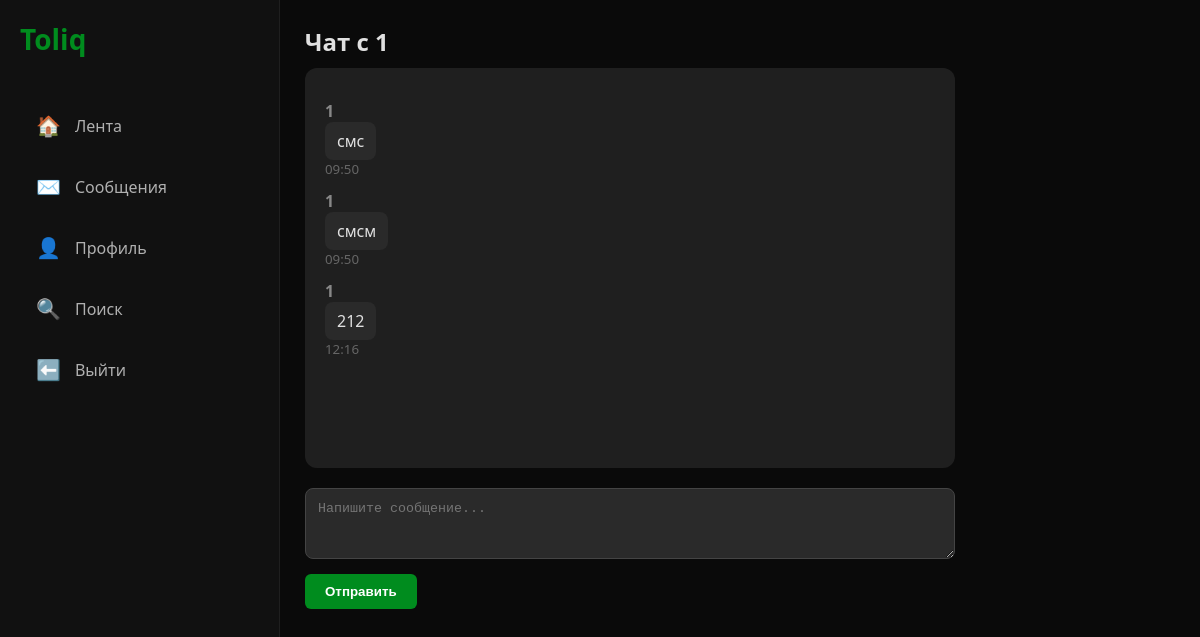
Screenshot of /chat/3/ (signed in) with the database file from the repository.
### core/models.py (models this page shows, shortened)
class User(AbstractUser):
    created_at = models.DateTimeField(auto_now_add=True)
    avatar = models.ImageField(upload_to='avatars/', blank=True, null=True)
    class Meta:
        db_table = 'Users'

class Message(models.Model):
    message_id = models.AutoField(primary_key=True)
    sender = models.ForeignKey(User, on_delete=models.CASCADE, related_name='sent_messages')
    receiver = models.ForeignKey(User, on_delete=models.CASCADE, related_name='received_messages')
    text = models.TextField(max_length=3000)
    created_at = models.DateTimeField(auto_now_add=True)
    class Meta:
        db_table = 'Messages'
        ordering = ['created_at']

### core/views.py (the view)
# urls.py: path('chat/<int:user_id>/', views.chat, name='chat'),
@login_required
def chat(request, user_id):
    other_user = get_object_or_404(User, id=user_id)
    messages_qs = Message.objects.filter(
        Q(sender=request.user, receiver=other_user) |
        Q(sender=other_user, receiver=request.user)
    ).order_by('created_at')
    if request.method == 'POST':
        form = MessageForm(request.POST)
        if form.is_valid():
            msg = form.save(commit=False)
            msg.sender = request.user
            msg.receiver = other_user
            msg.save()
            return redirect('chat', user_id=user_id)
    else:
        form = MessageForm()
    return render(request, 'chat.html', {
        'other_user': other_user,
        'messages': messages_qs,
        'form': form
    })

### core/forms.py
class MessageForm(forms.ModelForm):
    class Meta:
        model = Message
        fields = ['text']
        widgets = {
            'text': forms.Textarea(attrs={
                'rows': 3,
                'placeholder': 'Напишите сообщение...',
                'style': 'width: 100%; background: #2a2a2a; color: #e0e0e0; border: 1px solid #444; border-radius: 8px; padding: 12px;'
            }),
        }

### templates/chat.html (shortened to what this page needs)
{% extends 'base.html' %}
{% block content %}
    <h2 style="margin-bottom:10px">Чат с {{ other_user.username }}</h2>
    <div style="background: #1f1f1f; padding: 20px; border-radius: 12px; min-height: 400px; margin-bottom: 20px; overflow-y: auto;" id="chat-box">
        {% for msg in messages %}
            <div style="margin: 12px 0; {% if msg.sender == request.user %}text-align: right;{% endif %}">
                <strong style="color: {% if msg.sender == request.user %}#4CAF50{% else %}#888{% endif %};">
                    {{ msg.sender.username }}
                </strong><br>
                <span style="background: #2a2a2a; padding: 8px 12px; border-radius: 8px; display: inline-block; max-width: 70%;">
                    {{ msg.text }}
                </span>
                <small style="color: #666; display: block;">{{ msg.created_at|date:"H:i" }}</small>
            </div>
        {% endfor %}
    </div>
    <form method="post">
        {{ form.text }}
        <button type="submit" class="btn-green" style="margin-top: 10px;">Отправить</button>
    </form>
{% endblock %}

### templates/base.html (style rules this page uses)
* { margin: 0; padding: 0; box-sizing: border-box; }
body { background: #0a0a0a; color: #e0e0e0; font-family: 'Segoe UI', Arial, sans-serif; }
.btn-green { background: #008C1E; color: #ffffff; border: none; padding: 10px 20px; border-radius: 6px; font-weight: bold; cursor: pointer; }

### rows the page displays
User: username "1"
Message: sender.username "1", text "смс", created_at "09:50"
Message: sender.username "1", text "смсм", created_at "09:50"
Message: sender.username "1", text "212", created_at "12:16"
